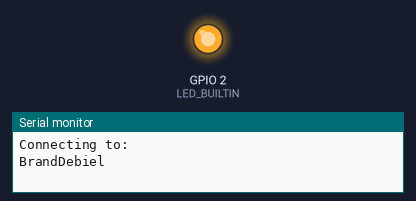
Recording of a sketch running on a simulated ESP8266 (Wemos D1 mini). Parts: output pins drawn as LEDs (lit = HIGH, except the on-board LED, lit = LOW), the last lines printed to the serial monitor. WiFi joins after 1.5 s; servers stay silent unless stated.

Above: at 0.3 s.
At 2.0 s:
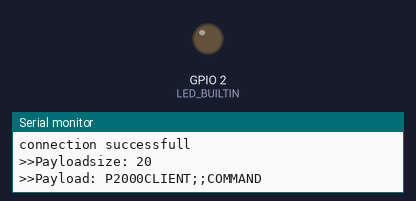
Timing chart, 0 to 3.5 s (numbered marks = the images above):
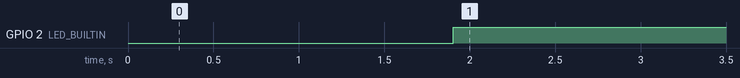

The sketch:

ESP8266_P2000_Client.ino
```cpp
#include "P2000WifiClient.h"

char* ssid = "BrandDebiel";
char* password = "BrandWeer841";
char* host = "192.168.178.13";
uint16_t port = 5050;

P2000WifiClient tcpClient;
bool request = true;

#define timeIntervalIndex 0
#define previousMillisIndex 1
uint32_t intervalHeartbeat[2] = { 1000,0 };
uint32_t intervalReconnect[2] = { 5000,0 };
uint32_t intervalLedIndicator[2] = { 200,0 };
char dataToGet[255];

bool isNewMessage = false;

void setup()
{
	Serial.begin(1000000);
	delay(200);

	pinMode(LED_BUILTIN, OUTPUT);
	tcpClient.begin(ssid, password, host, port);
}

void loop()
{
	if (tcpClient.available())
	{
		char *begin = dataToGet;
		char *end = begin + sizeof(dataToGet);
		std::fill(begin, end, 0);
		tcpClient.getData(dataToGet);
		isNewMessage = true;

	}

	unsigned long currentMillis = millis();
	//Send heartbeat
	if (currentMillis - intervalHeartbeat[previousMillisIndex] >= intervalHeartbeat[timeIntervalIndex]) {
		intervalHeartbeat[previousMillisIndex] = currentMillis;

		if (tcpClient.connected())
		{
			char* dataToSend = "P2000CLIENT;;COMMAND";
			tcpClient.sendData(dataToSend);
		}
	}
	//Check for connection
	if (currentMillis - intervalReconnect[previousMillisIndex] >= intervalReconnect[timeIntervalIndex]) {
		intervalReconnect[previousMillisIndex] = currentMillis;

		tcpClient.connect();
	}
	//Flash LED
	if ((currentMillis - intervalLedIndicator[previousMillisIndex] >= intervalLedIndicator[timeIntervalIndex])) {
		intervalLedIndicator[previousMillisIndex] = currentMillis;

		if (isNewMessage)
		{
			digitalWrite(LED_BUILTIN, !isNewMessage);
			isNewMessage = false;
		}
		else
		{
			digitalWrite(LED_BUILTIN, !isNewMessage);
		}
	}

}
```

P2000WifiClient.cpp
```cpp
#include "P2000WifiClient.h"

P2000WifiClient::P2000WifiClient()
{
	messageCounter = 0;
}

P2000WifiClient::~P2000WifiClient()
{

}

bool P2000WifiClient::begin(char* ssid, char* password, char* host, uint16_t port)
{
	m_ssid = ssid;
	m_password = password;
	m_host = host;
	m_port = port;

	Serial.println("Connecting to: ");
	Serial.print(m_ssid);

	WiFi.begin(m_ssid, m_password);

	while (WiFi.status() != WL_CONNECTED) {
		delay(500);
		Serial.print(".");
	}

	Serial.println("");
	Serial.println("Wifi connected");
	Serial.print("myIP: ");
	Serial.println(WiFi.localIP());
}

void P2000WifiClient::getData(char* receiveBuffer)
{
	if(tcpClient.available())
	{
		if (m_receiveBufferPayloadSize == 0)
		{
			char bufferIn[4];
			tcpClient.readBytes(bufferIn, 4);
			memcpy(&m_receiveBufferPayloadSize, bufferIn, sizeof m_receiveBufferPayloadSize);
		}
		else
		{
			tcpClient.readBytes(receiveBuffer, m_receiveBufferPayloadSize);
			//tcpClient.readBytesUntil('\n', receiveBuffer, m_receiveBufferPayloadSize);
			Serial.print("<<Payloadsize: ");
			Serial.println(m_receiveBufferPayloadSize);
			Serial.print("<<Payload: ");
			Serial.print(messageCounter++);
			Serial.print(" - ");
			Serial.println(receiveBuffer);
			m_receiveBufferPayloadSize = 0;
		}
	}
}

bool P2000WifiClient::available()
{
	if (tcpClient.available() > 0)
	{
		return(true);
	}
	else
	{
		return(false);
	}
}

bool P2000WifiClient::connect()
{
	if (!tcpClient.connected())
	{
		Serial.print("Connecting to: ");
		Serial.println(m_host);

		const int httpPort = m_port;
		if (!tcpClient.connect(m_host, m_port)) {
			Serial.println("connection failed");
			return(false);
		}
		else
		{
			Serial.println("connection successfull");
			return(true);
		}
	}
	else
	{
		return(true);
	}
}

void P2000WifiClient::disconnect()
{
	tcpClient.stop();
	Serial.println("Connection stopped");
}

void P2000WifiClient::sendData(char* sendBuffer)
{
	uint32_t payload = strlen(sendBuffer);
	char payloadSize[4];
	sprintf(payloadSize, "%lu", payload);

	tcpClient.write((const uint8_t *)payloadSize, 4);
	tcpClient.write((const uint8_t *)sendBuffer, payload);
	Serial.print(">>Payloadsize: ");
	Serial.println(payloadSize);
	Serial.print(">>Payload: ");
	Serial.println(sendBuffer);

}

bool P2000WifiClient::connected()
{
	return(connect());
}
```

P2000WifiClient.h
```cpp
#ifndef __P2000WIFICLIENT_H__
#define __P2000WIFICLIENT_H__

#include <ESP8266WiFi.h>
#include <WiFiClient.h>

class P2000WifiClient
{
public:
	P2000WifiClient();
	~P2000WifiClient();

	bool begin(char* ssid, char* password, char* host, uint16_t port);
	void getData(char* receiveBuffer);
	bool connect();
	void disconnect();
	bool connected();
	bool available();
	void sendData(char* sendBuffer);
	uint32_t m_receiveBufferPayloadSize;

private:
	char* m_ssid;
	char* m_password;
	char* m_host;
	uint16_t m_port;
	uint32_t messageCounter;


	WiFiClient tcpClient;


};

#endif // __P2000WIFICLIENT_H__
```

Measured:
- by itself, GPIO 2 (LED_BUILTIN): LOW → HIGH at 1.9 s
